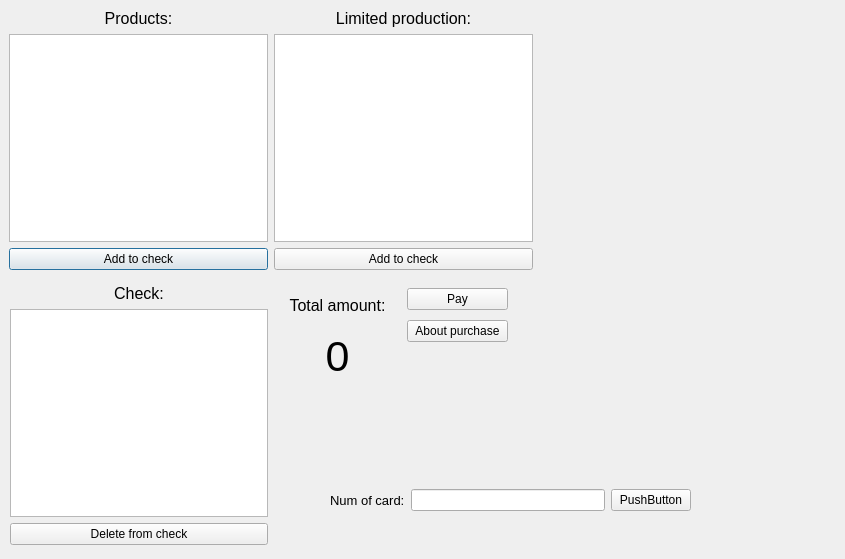
<?xml version="1.0" encoding="UTF-8"?>
<ui version="4.0">
 <class>Dialog</class>
 <widget class="QDialog" name="Dialog">
  <property name="geometry">
   <rect>
    <x>0</x>
    <y>0</y>
    <width>845</width>
    <height>559</height>
   </rect>
  </property>
  <property name="windowTitle">
   <string>Dialog</string>
  </property>
  <widget class="QWidget" name="">
   <property name="geometry">
    <rect>
     <x>9</x>
     <y>9</y>
     <width>524</width>
     <height>261</height>
    </rect>
   </property>
   <layout class="QHBoxLayout" name="horizontalLayout">
    <item>
     <layout class="QVBoxLayout" name="verticalLayout">
      <item>
       <widget class="QLabel" name="label">
        <property name="font">
         <font>
          <pointsize>12</pointsize>
         </font>
        </property>
        <property name="text">
         <string>Products:</string>
        </property>
        <property name="alignment">
         <set>Qt::AlignCenter</set>
        </property>
       </widget>
      </item>
      <item>
       <widget class="QListWidget" name="listWidget_prod">
        <property name="modelColumn">
         <number>0</number>
        </property>
       </widget>
      </item>
      <item>
       <widget class="QPushButton" name="pushButton_add_prod">
        <property name="text">
         <string>Add to check</string>
        </property>
       </widget>
      </item>
     </layout>
    </item>
    <item>
     <layout class="QVBoxLayout" name="verticalLayout_2">
      <item>
       <widget class="QLabel" name="label_2">
        <property name="font">
         <font>
          <pointsize>12</pointsize>
         </font>
        </property>
        <property name="text">
         <string>Limited production:</string>
        </property>
        <property name="alignment">
         <set>Qt::AlignCenter</set>
        </property>
       </widget>
      </item>
      <item>
       <widget class="QListWidget" name="listWidget_lim_prod"/>
      </item>
      <item>
       <widget class="QPushButton" name="pushButton_add_lim_prod">
        <property name="text">
         <string>Add to check</string>
        </property>
       </widget>
      </item>
     </layout>
    </item>
   </layout>
  </widget>
  <widget class="QWidget" name="">
   <property name="geometry">
    <rect>
     <x>274</x>
     <y>284</y>
     <width>127</width>
     <height>97</height>
    </rect>
   </property>
   <layout class="QVBoxLayout" name="verticalLayout_4">
    <item>
     <widget class="QLabel" name="label_4">
      <property name="font">
       <font>
        <pointsize>12</pointsize>
       </font>
      </property>
      <property name="text">
       <string>Total amount:</string>
      </property>
      <property name="alignment">
       <set>Qt::AlignCenter</set>
      </property>
     </widget>
    </item>
    <item>
     <widget class="QLabel" name="label_6">
      <property name="font">
       <font>
        <pointsize>32</pointsize>
       </font>
      </property>
      <property name="layoutDirection">
       <enum>Qt::LeftToRight</enum>
      </property>
      <property name="text">
       <string>0</string>
      </property>
      <property name="alignment">
       <set>Qt::AlignCenter</set>
      </property>
     </widget>
    </item>
   </layout>
  </widget>
  <widget class="QWidget" name="">
   <property name="geometry">
    <rect>
     <x>10</x>
     <y>284</y>
     <width>258</width>
     <height>261</height>
    </rect>
   </property>
   <layout class="QVBoxLayout" name="verticalLayout_3">
    <item>
     <widget class="QLabel" name="label_3">
      <property name="font">
       <font>
        <pointsize>12</pointsize>
       </font>
      </property>
      <property name="text">
       <string>Check:</string>
      </property>
      <property name="alignment">
       <set>Qt::AlignCenter</set>
      </property>
     </widget>
    </item>
    <item>
     <widget class="QListWidget" name="listWidget_check"/>
    </item>
    <item>
     <layout class="QHBoxLayout" name="horizontalLayout_2">
      <item>
       <widget class="QPushButton" name="pushButton_check_del">
        <property name="text">
         <string>Delete from check</string>
        </property>
       </widget>
      </item>
     </layout>
    </item>
   </layout>
  </widget>
  <widget class="QWidget" name="">
   <property name="geometry">
    <rect>
     <x>407</x>
     <y>284</y>
     <width>101</width>
     <height>64</height>
    </rect>
   </property>
   <layout class="QVBoxLayout" name="verticalLayout_5">
    <item>
     <widget class="QPushButton" name="pushButton_pay">
      <property name="text">
       <string>Pay</string>
      </property>
     </widget>
    </item>
    <item>
     <widget class="QPushButton" name="pushButton_about">
      <property name="text">
       <string>About purchase</string>
      </property>
     </widget>
    </item>
   </layout>
  </widget>
  <widget class="QWidget" name="">
   <property name="geometry">
    <rect>
     <x>330</x>
     <y>480</y>
     <width>361</width>
     <height>41</height>
    </rect>
   </property>
   <layout class="QHBoxLayout" name="horizontalLayout_3">
    <item>
     <widget class="QLabel" name="label_5">
      <property name="font">
       <font>
        <pointsize>10</pointsize>
       </font>
      </property>
      <property name="text">
       <string>Num of card:</string>
      </property>
     </widget>
    </item>
    <item>
     <widget class="QLineEdit" name="lineEdit"/>
    </item>
    <item>
     <widget class="QPushButton" name="pushButton">
      <property name="text">
       <string>PushButton</string>
      </property>
     </widget>
    </item>
   </layout>
  </widget>
 </widget>
 <resources/>
 <connections/>
</ui>
